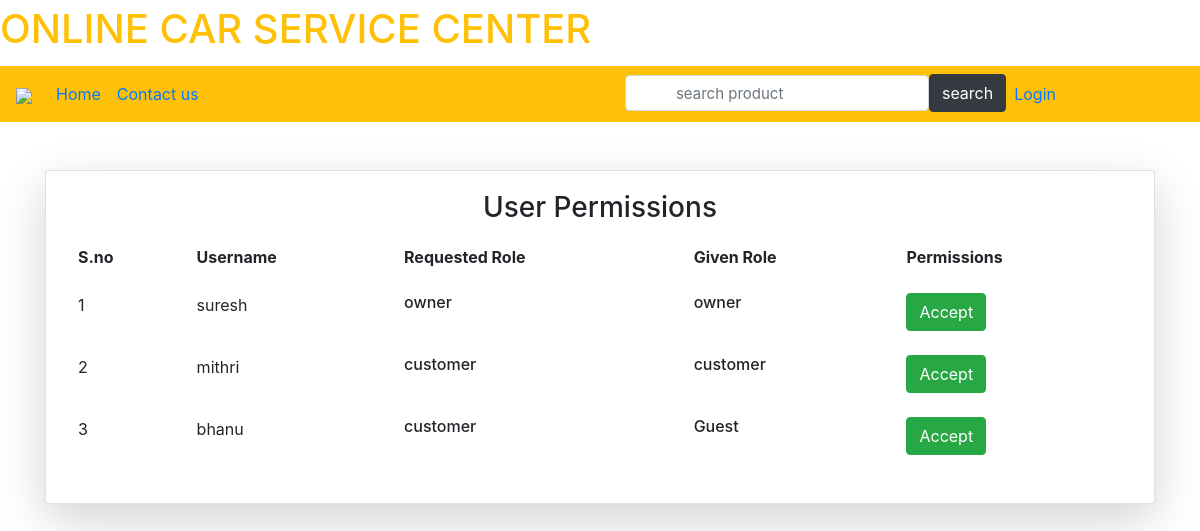
The page /permission/ on the database its author committed.
### service/models.py (models this page shows)
class User(AbstractUser):
	t = (
		(1,'owner'),
		(2,'customer'),
		(3,'Anonymous'),
		)
	role = models.IntegerField(default=3,choices=t)
	g=[('M',"Male"),('F','Female')]
	age=models.IntegerField(default=10)
	impf=models.ImageField(upload_to='Profiles/',default="Note.jpg")
	gender=models.CharField(max_length=10,choices=g)
	first_name=models.CharField(max_length=100)
	last_name=models.CharField(max_length=100)
	car_regno=models.CharField(max_length=20)
	phno=models.CharField(null='True',max_length=30)
	address=models.TextField(null='True')
	city=models.CharField(max_length=30,null='True')
	state=models.CharField(max_length=40,null='True')
	pin=models.IntegerField(null='True')
	nameoncard=models.CharField(max_length=30,null='True')
	creditcardnumber=models.IntegerField(null='True')
	Expyear=models.DateField(null='True')
	expmonth=models.CharField(max_length=20,null='True')
	cvv=models.IntegerField(null='True')
	date=models.DateField(null='True')

### service/views.py (the view)
# urls.py: path('permission/',views.permissions,name='per'),
def permissions(request):
	ty=User.objects.all()
	a=RoleRqst.objects.all()
	c,rr=[],{}
	for b in a:
		c.append(b.uid_id)
	for j in ty:
		if j.is_superuser==1 or j.id not in c:
			continue
		else:
			d=RoleRqst.objects.get(uid_id=j.id)
			rr[j.id]=j.username,d.roletype,j.role,j.id
	e=rr.values()
	return render(request,'services/givepermissions.html',{'q':e})

### service/templates/services/givepermissions.html (shortened to what this page needs)
{% extends 'services/base.html' %}
{% block content %}
  <div class="container">
  <div class="card mx-auto mt-5 shadow-lg">
    <div class="card-body">
			<h3 class="text-center">User Permissions</h3>
			<table class="table table-borderless">
				<tr>
					<th>S.no</th>
					<th>Username</th>
					<th>Requested Role</th>
					<th>Given Role</th>
					<th>Permissions</th>
				</tr>
				{% for l in q %}
				<tr>
					<td>{{forloop.counter}}</td>
					<td>{{l.0}}</td>
					<td>{% if l.1 == 1 %}
						<h6>owner</h6>
						{% elif l.1 == 2 %}
						<h6>customer</h6>
					 {% else %}
					<h6>Guest</h6>
					 {% endif %}
					</td>
					<td>{% if l.2 == 1 %}
						<h6>owner</h6>
						{% elif l.2 == 2 %}
						<h6>customer</h6>
					 {% else %}
					<h6>Guest</h6>
					 {% endif %}
					</td>
					<td>
						<a href="/gvp/{{l.3}}" class="btn btn-success">Accept  </a>
					</td>
				</tr>
				{% endfor %}
			</table>
	</div>
</div>
</div>
{% endblock %}

### rows shown on the page
User: username "suresh"
User: username "mithri"
User: username "bhanu"
